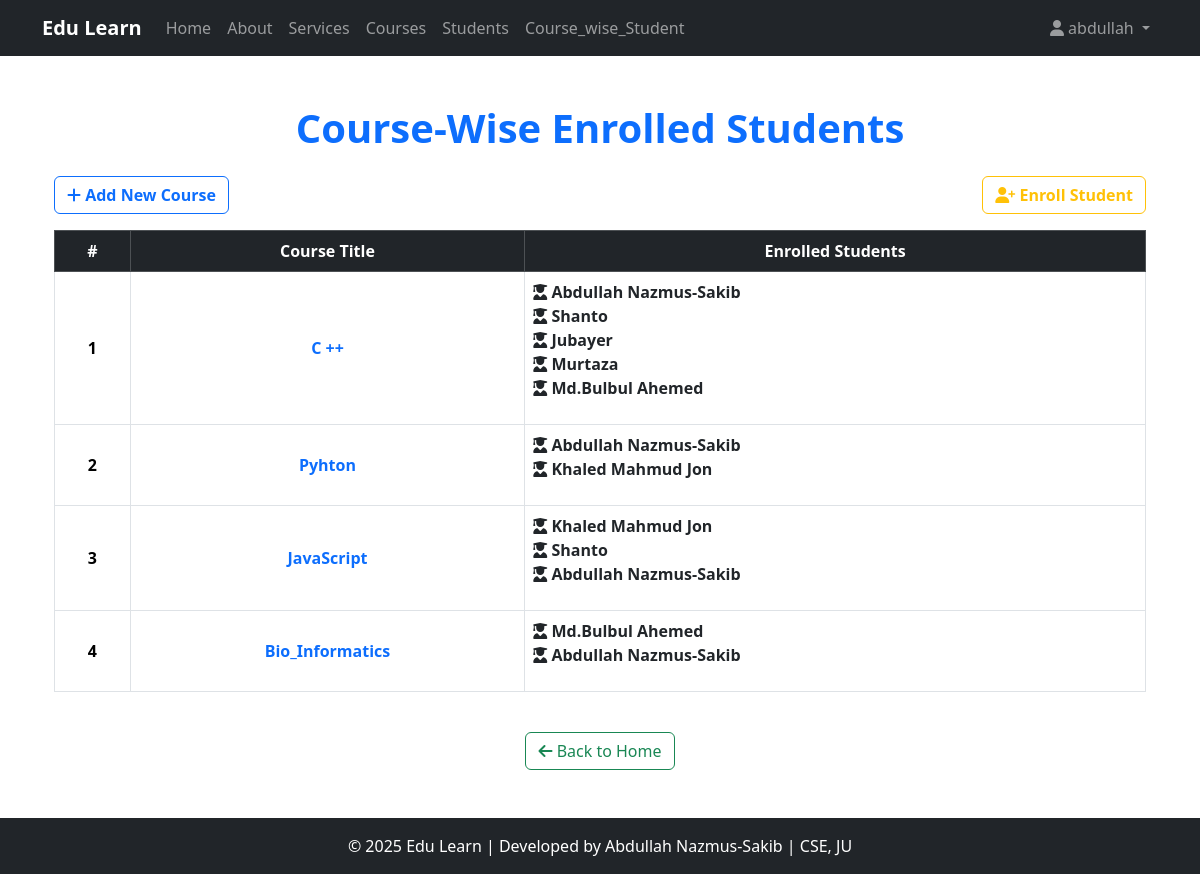
The app's page /Course_wise_Student/ (signed in) with its own data.
### Course_app/models.py (models this page shows, shortened)
class Course(models.Model):
    title = models.CharField(max_length=25)
    descriptions = models.TextField()
    durations = models.IntegerField(help_text="Durations in hours")
    thumbnail = models.ImageField(upload_to="courses_thumbnail/", null=True, blank=True)
    created_at = models.DateTimeField(auto_now_add=True,null=True,blank=True)

class Student(models.Model):
    user = models.OneToOneField(User, on_delete=models.CASCADE,null=True,blank=True)
    name = models.CharField(max_length=30)
    roll = models.IntegerField()
    email = models.EmailField(max_length=60,unique=True)
    enrolled_courses = models.ManyToManyField(Course, related_name="students")  # ✅ Changed related_name to plural
    completed_lesson = models.ManyToManyField(Lesson,related_name='completed_by',blank=True)

### Course_app/views.py (the view)
# urls.py: path('Course_wise_Student/',views.Course_wise_Student,name='Course_wise_Student'),
@login_required(login_url='login_user')
def Course_wise_Student(request):
    courses = Course.objects.all()
    context = {
        'courses':courses
    }
    return render(request,"Course_app/Course_wise_Student.html",context)

### templates/Course_app/Course_wise_Student.html (shortened to what this page needs)
{% extends 'Course_app/base.html' %}
{% block content %}
<div class="container">
    <div class="text-center mb-4">
        <h1 class="fw-bold text-primary">Course-Wise Enrolled Students</h1>
    </div>
    <div class="d-flex justify-content-between">
        <a href="{% url 'create_course' %}" class="btn btn-outline-primary fw-bold mb-3">
            <i class="fas fa-plus"></i> Add New Course
        </a>
        <a href="{% url 'Enroll_student' %}" class="btn btn-outline-warning fw-bold mb-3">
            <i class="fas fa-user-plus"></i> Enroll Student
        </a>
    </div>
    <div class="table-responsive">
        <table class="table table-bordered table-hover text-center align-middle">
            <thead class="table-dark">
                <tr>
                    <th>#</th>
                    <th>Course Title</th>
                    <th>Enrolled Students</th>
                </tr>
            </thead>
            <tbody>
                {% for course in courses %}
                <tr>
                    <td class="fw-bold">{{ forloop.counter }}</td>
                    <td class="text-primary fw-semibold">{{ course.title }}</td>
                    <td>
                        {% if course.students.all %}
                            <ul class="list-unstyled text-start">
                                {% for student in course.students.all %}
                                <li>
                                    <a href="{% url 'individual_student_detail' student.id %}" class="text-decoration-none fw-bold text-dark">
                                        <i class="fas fa-user-graduate"></i> {{ student.name }}
                                    </a>
                                </li>
                                {% endfor %}
                            </ul>
                        {% else %}
                            <span class="text-muted">No students enrolled</span>
                        {% endif %}
                    </td>
                </tr>
                {% empty %}
                <tr>
                    <td colspan="4" class="text-center text-danger fw-bold">No courses found.</td>
                </tr>
                {% endfor %}
            </tbody>
        </table>
    </div>
    <div class="d-flex justify-content-center mt-4">
        <a href="{% url 'course_list' %}" class="btn btn-outline-success">
            <i class="fas fa-arrow-left"></i> Back to Home
        </a>
    </div>
</div>
{% endblock content %}

### templates/Course_app/navbar.html (shortened to what this page needs)
<nav class="navbar navbar-expand-lg navbar-dark bg-dark">
    <div class="container">
        <a class="navbar-brand fw-bold" href="{% url 'course_list' %}">Edu Learn</a>
        <div class="collapse navbar-collapse" id="navbarNav">
            <ul class="navbar-nav me-auto">
                <li class="nav-item">
                    <a class="nav-link {% if request.path == '/' %}active{% endif %}" href="{% url 'course_list' %}">Home</a>
                </li>
                <li class="nav-item">
                    <a class="nav-link" href="{% url 'about' %}">About</a>
                </li>
                <li class="nav-item">
                    <a class="nav-link" href="{% url 'services' %}">Services</a>
                </li>
                <li class="nav-item">
                    <a class="nav-link" href="{% url 'course_list' %}">Courses</a>
                </li>
                <li class="nav-item">
                    <a class="nav-link" href="{% url 'student_list' %}">Students</a>
                </li>
                <li class="nav-item">
                    <a class="nav-link" href="{% url 'Course_wise_Student' %}">Course_wise_Student</a>
                </li>
            </ul>
            <ul class="navbar-nav">
                <li class="nav-item dropdown">
                    <a class="nav-link dropdown-toggle" href="#" id="userDropdown" role="button" data-bs-toggle="dropdown" aria-expanded="false">
                        <i class="fas fa-user"></i>
                        {% if request.user.is_authenticated %}
                        {{ request.user.username }}
                        {% else %}
                            Account
                        {% endif %}
                    </a>
                </li>
            </ul>
        </div>
    </div>
</nav>

### static/Course_app/css/base.css (style rules this page uses)
html, body { height: 100%; }
body { display: flex; flex-direction: column; }

### records on screen
Course: title "C ++"
Student: name "Abdullah Nazmus-Sakib"
Student: name "Shanto"
Student: name "Jubayer"
Student: name "Murtaza"
Student: name "Md.Bulbul Ahemed"
Course: title "Pyhton"
Student: name "Khaled Mahmud Jon"
Course: title "JavaScript"
Course: title "Bio_Informatics"

### other values on screen
{{ request.user.username }} "abdullah"
